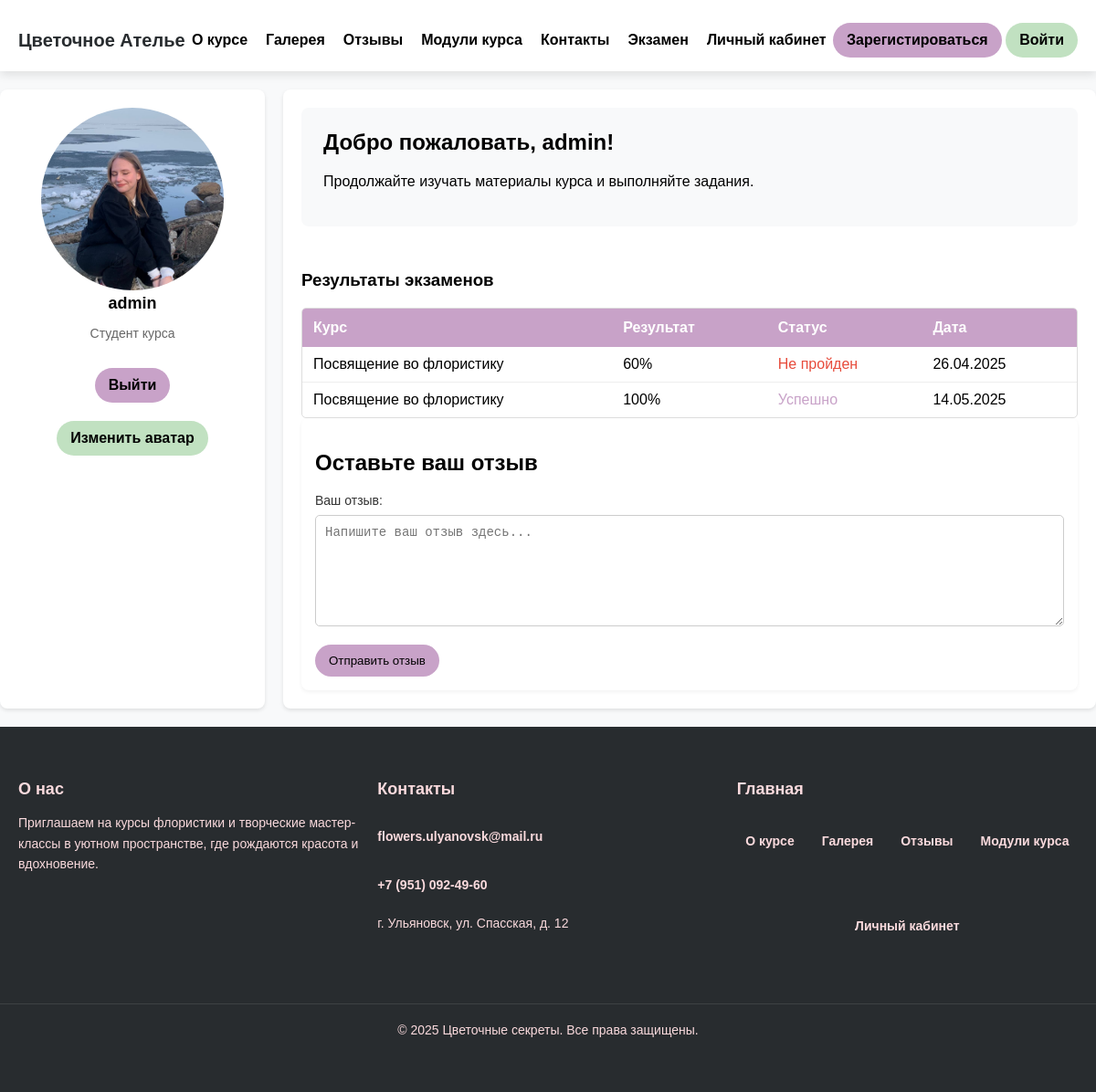
/user/profile/ (signed in), run on an earlier commit of the app's database.
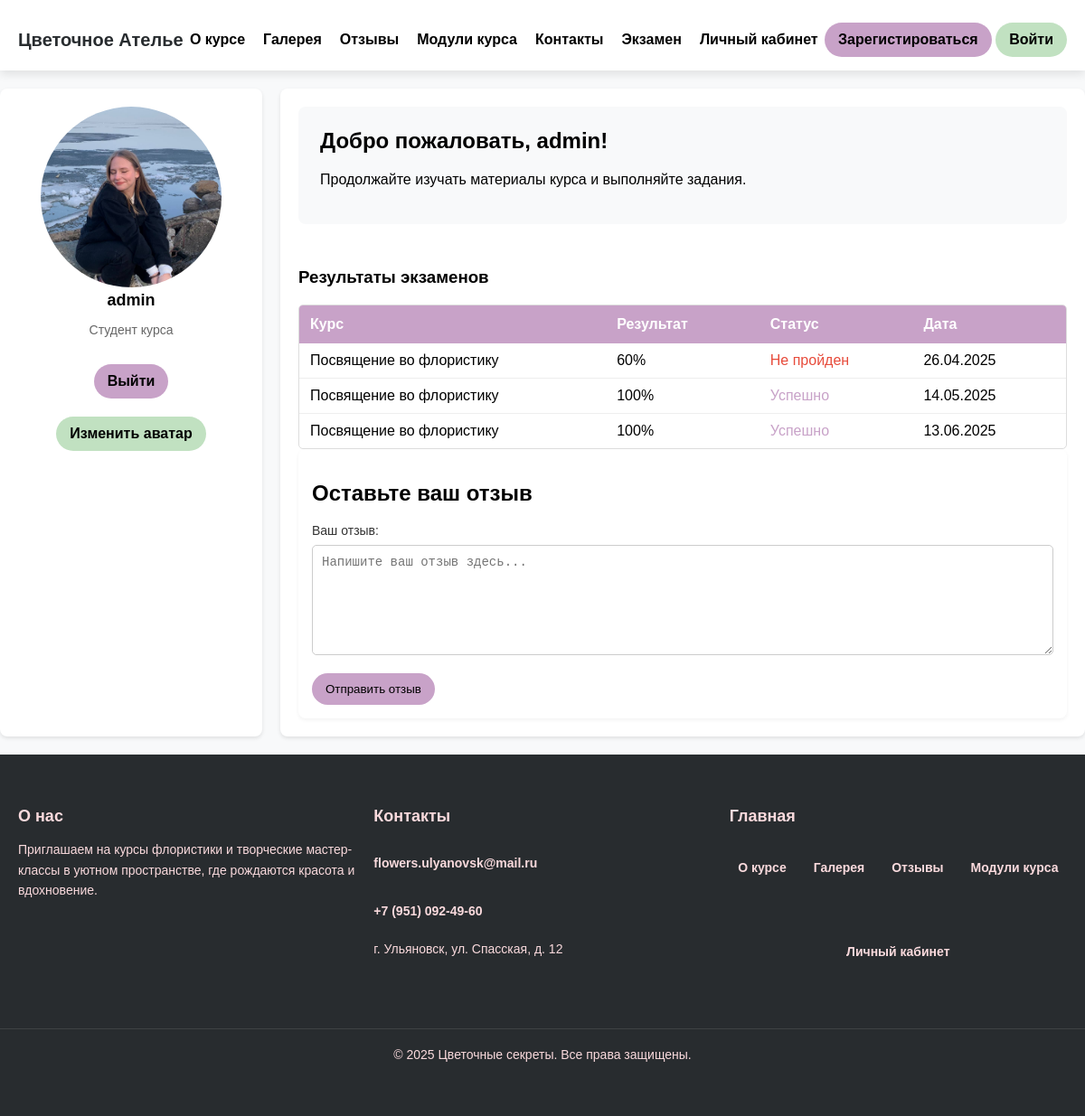
And on a later commit of the database.
### users/models.py (models this page shows, shortened)
class ExamResult(models.Model):
    user = models.ForeignKey(User, on_delete=models.CASCADE)
    exam = models.ForeignKey(Exam, on_delete=models.CASCADE)
    score = models.PositiveIntegerField()
    passed = models.BooleanField(default=False)
    completed_at = models.DateTimeField(auto_now_add=True)

class Exam(models.Model):
    title = models.CharField(max_length=200)
    description = models.TextField()
    passing_score = models.PositiveIntegerField(default=70)
    course = models.ForeignKey('courses.Course', on_delete=models.CASCADE, related_name='exams')

### courses/models.py (models this page shows, shortened)
class Course(models.Model):
    title = models.CharField(max_length=200)
    description = models.TextField()
    created_at = models.DateTimeField(auto_now_add=True)
    class Meta:
        verbose_name = 'Курс'
        verbose_name_plural = 'Курсы'

### users/views.py (the view)
# urls.py: path('profile/', views.profile, name='profile'),
@login_required(login_url="login/")
def profile(request):
    return render(request, "users/profile.html")

### users/templates/users/profile.html (shortened to what this page needs)
{% extends "base.html" %}
{% load static %}
{% block css_modules %}
<link rel="stylesheet" href="{% static 'deps/css/modules.css' %}">
{% endblock css_modules %}
{% block profile %}
    <main class="dashboard-main">
        <aside class="sidebar">
            <div class="user-info">
                {% if user.avatar %}
                    <img src="{{ user.avatar.url }}" alt="Аватар пользователя" width="200" height="200" style="border-radius: 50%; object-fit: cover; class="user-avatar"">
                {% else %}
                    <img src="{% static 'images/default-avatar.jpg' %}" alt="Аватар по умолчанию" class="user-avatar">
                {% endif %}
                <h2 class="username">
                    {% if user.get_full_name %}
                        {{ user.get_full_name }}
                    {% else %}
                        {{ user.username }}
                    {% endif %}
                </h2>
                <p class="user-status">Студент курса</p>
            </div>
            <nav class="sidebar-nav">
                <a href="{% url 'users:logout' %}"  class='btn btn-purple'>
                     Выйти
                </a>
                <a href="{% url 'users:upload_avatar' %}" class="btn btn-green">Изменить аватар</a>
            </nav>
        </aside>
        <section class="content">
            <div class="welcome-message">
                <h2>Добро пожаловать,
                    {% if user.first_name %}
                        {{ user.first_name }}!
                    {% else %}
                        {{ user.username }}!
                    {% endif %}
                </h2>
                <p>Продолжайте изучать материалы курса и выполняйте задания.</p>
            </div>
            <div class="exam-results">
                <h3>Результаты экзаменов</h3>
                {% if user.examresult_set.all %}
                <div class="results-table">
                    <div class="table-header">
                        <div>Курс</div>
                        <div>Результат</div>
                        <div>Статус</div>
                        <div>Дата</div>
                    </div>
                    {% for result in user.examresult_set.all %}
                    <div class="table-row {% if result.passed %}passed{% else %}failed{% endif %}">
                        <div>{{ result.exam.course.title }}</div>
                        <div>{{ result.score }}%</div>
                        <div>{% if result.passed %}Успешно{% else %}Не пройден{% endif %}</div>
                        <div>{{ result.completed_at|date:"d.m.Y" }}</div>
                    </div>
                    {% endfor %}
                </div>
                {% else %}
                <p>Вы пока не проходили экзамены.</p>
                {% endif %}
            </div>
            <div class="review-form-container">
                <h2>Оставьте ваш отзыв</h2>
                <form method="post" action="{% url 'users:create_review' %}">
                    <div class="form-group">
                        <label for="id_text">Ваш отзыв:</label>
                        <textarea id="id_text" name="text" rows="5" placeholder="Напишите ваш отзыв здесь..." required></textarea>
                    </div>
                    <button type="submit" class="btn btn-purple">Отправить отзыв</button>
                </form>
            </div>
        </section>
    </main>
{% endblock %}

What changed in the data, as far as the page shows it:
added ExamResult: exam.course "Посвящение во флористику", score "100", passed "Успешно", completed_at "13.06.2025"
